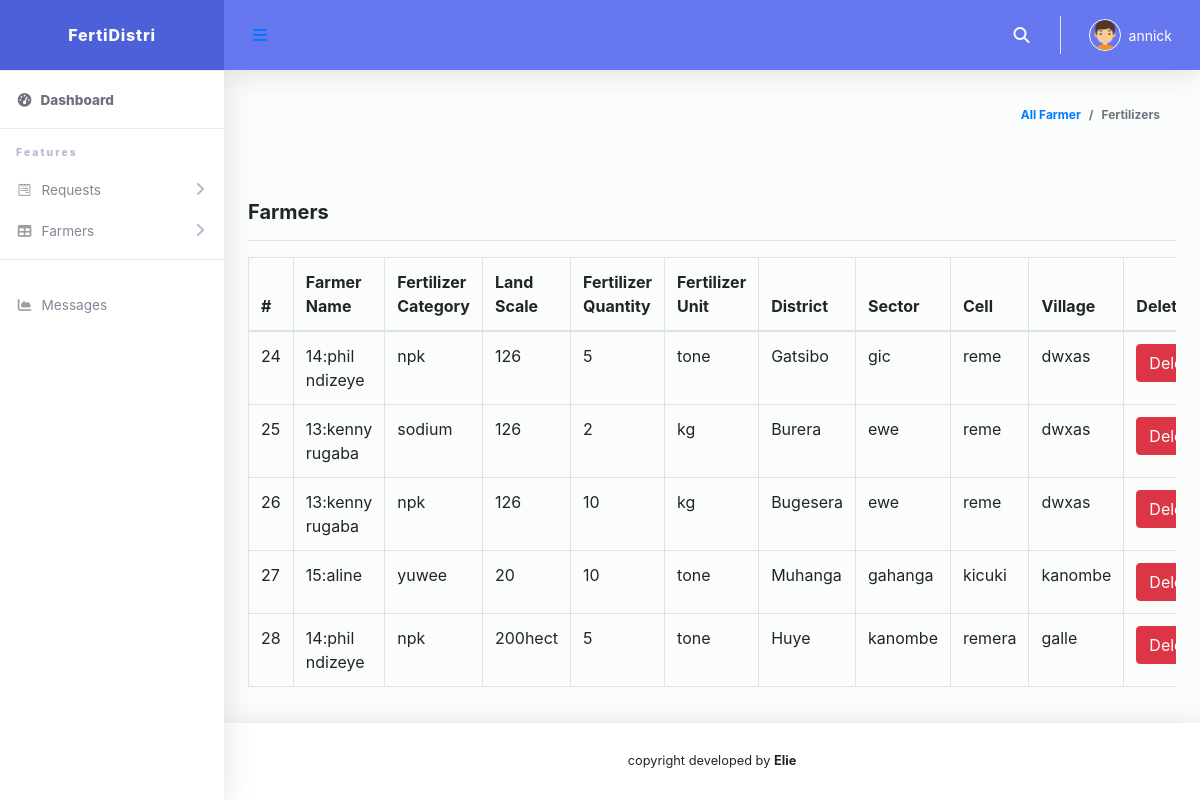
The page /allrequests.php (signed in) on the database its author committed.
### tables this page shows
CREATE TABLE `requests` (
  `request_id` int(255) NOT NULL,
  `farmer_id` varchar(255) NOT NULL,
  `ferticategory` varchar(255) NOT NULL,
  `landscale` varchar(255) NOT NULL,
  `order_date` varchar(255) NOT NULL,
  `fertiquantity` varchar(255) NOT NULL,
  `fertilizerunit` varchar(255) NOT NULL,
  `district` varchar(255) NOT NULL,
  `sector` varchar(255) NOT NULL,
  `cell` varchar(255) NOT NULL,
  `village` varchar(255) NOT NULL,
  `timesent` timestamp(6) NOT NULL DEFAULT current_timestamp(6) ON UPDATE current_timestamp(6),
  `user_id` int(255) NOT NULL,
  `status` text NOT NULL DEFAULT 'Not Approved'
);

CREATE TABLE `farmers` (
  `farmer_id` int(255) NOT NULL,
  `farmer_names` varchar(255) NOT NULL,
  `land_scale` varchar(255) NOT NULL,
  `district` varchar(255) NOT NULL,
  `sector` varchar(255) NOT NULL,
  `cell` varchar(255) NOT NULL,
  `villages` varchar(255) NOT NULL,
  `user_id` int(255) NOT NULL
);

### retailer_session.php (called while the page is built, shortened)
<?php
  $admin_id=$_SESSION['userid'];
  $admin_firstname=$_SESSION['userfirstname'];
  ?>

### allrequests.php (the view, shortened to what this page needs)
<?php
include 'navbar.php';
?>
    <div id="content-wrapper" class="d-flex flex-column">
      <div id="content">
        <nav class="navbar navbar-expand navbar-light bg-navbar topbar mb-4 static-top">
          <button id="sidebarToggleTop" class="btn btn-link rounded-circle mr-3">
            <i class="fa fa-bars"></i>
          </button>
          <ul class="navbar-nav ml-auto">
            <li class="nav-item dropdown no-arrow">
              <a class="nav-link dropdown-toggle" href="#" id="searchDropdown" role="button" data-toggle="dropdown"
                aria-haspopup="true" aria-expanded="false">
                <i class="fas fa-search fa-fw"></i>
              </a>
            </li>
            <li class="nav-item dropdown no-arrow">
              <a class="nav-link dropdown-toggle" href="#" id="userDropdown" role="button" data-toggle="dropdown"
                aria-haspopup="true" aria-expanded="false">
                <img class="img-profile rounded-circle" src="img/boy.png" style="max-width: 60px">
                <span class="ml-2 d-none d-lg-inline text-white small"><?php echo $admin_firstname;?></span>
              </a>
            </li>
          </ul>
        </nav>
        <div class="container-fluid" id="container-wrapper">
          <div class="d-sm-flex align-items-center justify-content-between mb-4">
            <ol class="breadcrumb">
              <li class="breadcrumb-item"><a href="addfarmer.php">All Farmer</a></li>
              <li class="breadcrumb-item active" aria-current="page">Fertilizers</li>
            </ol>
          </div>
          <div class="row">
          <div class="col-sm-12">
									<h5 class="mt-4" style="font-style: elephant; font-weight: bold;">Farmers</h5>
									<hr>
								                    <div class="table-responsive">
                                       <table id="zero_config" class="table  table-bordered no-wrap">
                                            <thead>
												<tr>
													<th>#</th>
													<th>Farmer Name</th>
													<th>Fertilizer Category</th>
													<th>Land Scale</th>
													<th>Fertilizer Quantity</th>
													<th>Fertilizer Unit</th>
													<th>District</th>
													<th>Sector</th>
													<th>Cell</th>
                          <th>Village</th>
													<th>Delete</th>
												</tr>
											</thead>
											<tbody>
											<?php
												$quer=mysqli_query($conn,"SELECT * FROM requests WHERE user_id=$admin_id");
												while ($row=mysqli_fetch_array($quer)){
												?>
												<tr>
													<td><?php echo $row['request_id'] ; ?></td>
                                                    <td><?php
                                                    $farmerid=$row['farmer_id'];
                                                    $quertwo=mysqli_query($conn,"SELECT * FROM farmers WHERE farmer_id=$farmerid");
                                                    $rowtwo=mysqli_fetch_array($quertwo);
                                                    echo  $rowtwo['farmer_id'].':'.$rowtwo['farmer_names'] ;
                                                    ?></td>
													<td><?php echo $row['ferticategory'] ; ?></td>
													<td><?php echo $row['landscale'] ; ?></td>
													<td><?php echo $row['fertiquantity'] ; ?></td>
													<td><?php echo $row['fertilizerunit'] ; ?></td>
													<td><?php echo $row['district'] ; ?></td>
													<td><?php echo $row['sector'] ; ?></td>
													<td><?php echo $row['cell'] ; ?></td>
                                                    <td><?php echo $row['village'] ; ?></td>
													<td><a class="btn btn-danger"  href="delete.php?delrequest=<?php echo $row['request_id']; ?> " onclick="return confirm('are you sure! you want to delete')" id="red">Delete</a></td>
												</tr>
												<?php
												}
												?>
											</tbody>
                                            </table>
                                        </div>
								</div>
          </div>
        </div>
      </div>
      <footer class="sticky-footer bg-white">
        <div class="container my-auto">
          <div class="copyright text-center my-auto">
            <span>copyright  developed by
              <b>Elie</b>
            </span>
          </div>
        </div>
      </footer>
    </div>
  </div>
</body>
</html>

### navbar.php (shortened to what this page needs)
<?php
include 'retailer_session.php';
?>
<!DOCTYPE html>
<html lang="en">
<head>
  <link href="vendor/fontawesome-free/css/all.min.css" rel="stylesheet" type="text/css">
  <link href="vendor/bootstrap/css/bootstrap.min.css" rel="stylesheet" type="text/css">
  <link href="css/ruang-admin.min.css" rel="stylesheet">
</head>
<body id="page-top">
  <div id="wrapper">
    <ul class="navbar-nav sidebar sidebar-light accordion" id="accordionSidebar">
      <a class="sidebar-brand d-flex align-items-center justify-content-center" href="index.php">
        <div class=" mx-3">FertiDistri</div>
      </a>
      <hr class="sidebar-divider my-0">
      <li class="nav-item active">
        <a class="nav-link" href="index.php">
          <i class="fas fa-fw fa-tachometer-alt"></i>
          <span>Dashboard</span></a>
      </li>
      <hr class="sidebar-divider">
      <div class="sidebar-heading">
        Features
      </div>
      <li class="nav-item">
        <a class="nav-link collapsed" href="#" data-toggle="collapse" data-target="#collapseForm" aria-expanded="true"
          aria-controls="collapseForm">
          <i class="fab fa-fw fa-wpforms"></i>
          <span>Requests</span>
        </a>
      </li>
      <li class="nav-item">
        <a class="nav-link collapsed" href="#" data-toggle="collapse" data-target="#collapseTable" aria-expanded="true"
          aria-controls="collapseTable">
          <i class="fas fa-fw fa-table"></i>
          <span>Farmers</span>
        </a>
      </li>
      <hr class="sidebar-divider">
      <li class="nav-item">
        <a class="nav-link" href="message.php">
          <i class="fas fa-fw fa-chart-area"></i>
          <span>Messages</span>
        </a>
      </li>
    </ul>

### rows shown on the page
requests: request_id "24", farmer.farmer_id "14", farmer.farmer_names "phil ndizeye", ferticategory "npk", landscale "126", fertiquantity "5", fertilizerunit "tone", district "Gatsibo", sector "gic", cell "reme", village "dwxas"
requests: request_id "25", farmer.farmer_id "13", farmer.farmer_names "kenny rugaba", ferticategory "sodium", landscale "126", fertiquantity "2", fertilizerunit "kg", district "Burera", sector "ewe", cell "reme", village "dwxas"
requests: request_id "26", farmer.farmer_id "13", farmer.farmer_names "kenny rugaba", ferticategory "npk", landscale "126", fertiquantity "10", fertilizerunit "kg", district "Bugesera", sector "ewe", cell "reme", village "dwxas"
requests: request_id "27", farmer.farmer_id "15", farmer.farmer_names "aline", ferticategory "yuwee", landscale "20", fertiquantity "10", fertilizerunit "tone", district "Muhanga", sector "gahanga", cell "kicuki", village "kanombe"
requests: request_id "28", farmer.farmer_id "14", farmer.farmer_names "phil ndizeye", ferticategory "npk", landscale "200hect", fertiquantity "5", fertilizerunit "tone", district "Huye", sector "kanombe", cell "remera", village "galle"

### other values the page prints
$admin_firstname "annick"
